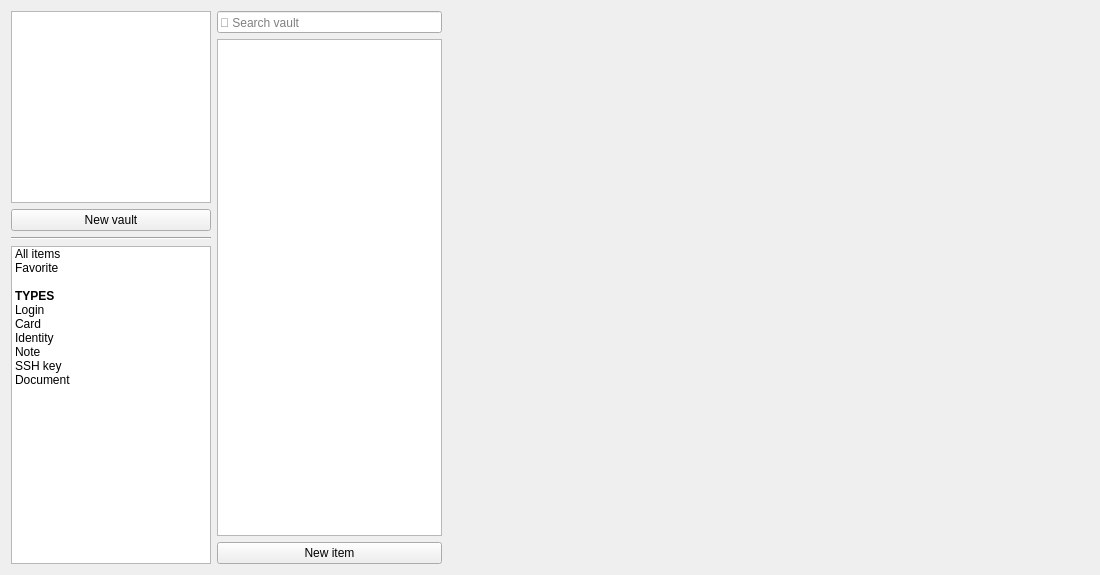
<?xml version="1.0" encoding="UTF-8"?>
<ui version="4.0">
 <class>MainVaultPageClass</class>
 <widget class="QMainWindow" name="MainVaultPageClass">
  <property name="geometry">
   <rect>
    <x>0</x>
    <y>0</y>
    <width>1100</width>
    <height>575</height>
   </rect>
  </property>
  <property name="windowTitle">
   <string>TruePass</string>
  </property>
  <property name="windowIcon">
   <iconset resource="../../../resource.qrc">
    <normaloff>:/img/img/Icon.ico</normaloff>:/img/img/Icon.ico</iconset>
  </property>
  <widget class="QWidget" name="centralWidget">
   <layout class="QHBoxLayout" name="horizontalLayout_5">
    <item>
     <layout class="QHBoxLayout" name="horizontalLayout_2">
      <item>
       <layout class="QVBoxLayout" name="vaultVerticalLayout" stretch="0,2,3,4">
        <property name="sizeConstraint">
         <enum>QLayout::SizeConstraint::SetDefaultConstraint</enum>
        </property>
        <item>
         <widget class="QListView" name="vaultListView">
          <property name="maximumSize">
           <size>
            <width>200</width>
            <height>16777215</height>
           </size>
          </property>
         </widget>
        </item>
        <item>
         <widget class="QPushButton" name="newVaultButton">
          <property name="sizePolicy">
           <sizepolicy hsizetype="Minimum" vsizetype="Fixed">
            <horstretch>0</horstretch>
            <verstretch>0</verstretch>
           </sizepolicy>
          </property>
          <property name="maximumSize">
           <size>
            <width>200</width>
            <height>16777215</height>
           </size>
          </property>
          <property name="text">
           <string>New vault</string>
          </property>
         </widget>
        </item>
        <item>
         <widget class="Line" name="line_2">
          <property name="maximumSize">
           <size>
            <width>200</width>
            <height>16777215</height>
           </size>
          </property>
          <property name="orientation">
           <enum>Qt::Orientation::Horizontal</enum>
          </property>
         </widget>
        </item>
        <item>
         <widget class="QListWidget" name="categoryList_2">
          <property name="enabled">
           <bool>true</bool>
          </property>
          <property name="sizePolicy">
           <sizepolicy hsizetype="Expanding" vsizetype="Expanding">
            <horstretch>0</horstretch>
            <verstretch>0</verstretch>
           </sizepolicy>
          </property>
          <property name="maximumSize">
           <size>
            <width>200</width>
            <height>16777215</height>
           </size>
          </property>
          <property name="styleSheet">
           <string notr="true">QListWidget::item {
    background: White;
}

QListWidget::item:hover {
    background: None;
}

QListWidget::item {
    background: white;
}

QListWidget::item:selected {
    background: none;  /* Custom background color for selected item */
}

QListWidget::item::icon {  
	color: black;
 }


</string>
          </property>
          <property name="currentRow">
           <number>-1</number>
          </property>
          <item>
           <property name="text">
            <string>All items</string>
           </property>
           <property name="font">
            <font>
             <kerning>true</kerning>
            </font>
           </property>
           <property name="icon">
            <iconset resource="../../../resource.qrc">
             <normaloff>:/icons/icons/filter.svg</normaloff>:/icons/icons/filter.svg</iconset>
           </property>
          </item>
          <item>
           <property name="text">
            <string>Favorite</string>
           </property>
           <property name="icon">
            <iconset resource="../../../resource.qrc">
             <normaloff>:/icons/icons/star.svg</normaloff>:/icons/icons/star.svg</iconset>
           </property>
          </item>
          <item>
           <property name="text">
            <string/>
           </property>
           <property name="foreground">
            <brush brushstyle="NoBrush">
             <color alpha="255">
              <red>255</red>
              <green>0</green>
              <blue>0</blue>
             </color>
            </brush>
           </property>
           <property name="flags">
            <set>NoItemFlags</set>
           </property>
          </item>
          <item>
           <property name="text">
            <string>TYPES</string>
           </property>
           <property name="whatsThis">
            <string/>
           </property>
           <property name="font">
            <font>
             <bold>true</bold>
             <underline>false</underline>
            </font>
           </property>
           <property name="flags">
            <set>ItemIsDragEnabled|ItemIsUserCheckable</set>
           </property>
          </item>
          <item>
           <property name="text">
            <string>Login</string>
           </property>
           <property name="icon">
            <iconset resource="../../../resource.qrc">
             <normaloff>:/icons/icons/login.svg</normaloff>:/icons/icons/login.svg</iconset>
           </property>
          </item>
          <item>
           <property name="text">
            <string>Card</string>
           </property>
           <property name="icon">
            <iconset resource="../../../resource.qrc">
             <normaloff>:/icons/icons/card.svg</normaloff>:/icons/icons/card.svg</iconset>
           </property>
          </item>
          <item>
           <property name="text">
            <string>Identity</string>
           </property>
           <property name="icon">
            <iconset resource="../../../resource.qrc">
             <normaloff>:/icons/icons/idcard.svg</normaloff>:/icons/icons/idcard.svg</iconset>
           </property>
          </item>
          <item>
           <property name="text">
            <string>Note</string>
           </property>
           <property name="icon">
            <iconset resource="../../../resource.qrc">
             <normaloff>:/icons/icons/note.svg</normaloff>:/icons/icons/note.svg</iconset>
           </property>
          </item>
          <item>
           <property name="text">
            <string>SSH key</string>
           </property>
           <property name="icon">
            <iconset resource="../../../resource.qrc">
             <normaloff>:/icons/icons/key.svg</normaloff>:/icons/icons/key.svg</iconset>
           </property>
          </item>
          <item>
           <property name="text">
            <string>Document</string>
           </property>
           <property name="icon">
            <iconset resource="../../../resource.qrc">
             <normaloff>:/icons/icons/file.svg</normaloff>:/icons/icons/file.svg</iconset>
           </property>
          </item>
         </widget>
        </item>
       </layout>
      </item>
      <item>
       <layout class="QVBoxLayout" name="itemsVerticalLayout">
        <item>
         <widget class="QLineEdit" name="searchInput">
          <property name="maximumSize">
           <size>
            <width>225</width>
            <height>16777215</height>
           </size>
          </property>
          <property name="inputMask">
           <string/>
          </property>
          <property name="text">
           <string/>
          </property>
          <property name="frame">
           <bool>true</bool>
          </property>
          <property name="placeholderText">
           <string>🔎︎ Search vault</string>
          </property>
         </widget>
        </item>
        <item>
         <widget class="QListView" name="itemsListView">
          <property name="maximumSize">
           <size>
            <width>225</width>
            <height>16777215</height>
           </size>
          </property>
         </widget>
        </item>
        <item>
         <widget class="QPushButton" name="newItemButton">
          <property name="maximumSize">
           <size>
            <width>225</width>
            <height>16777215</height>
           </size>
          </property>
          <property name="text">
           <string>New item</string>
          </property>
         </widget>
        </item>
       </layout>
      </item>
      <item>
       <layout class="QVBoxLayout" name="infoVerticalLayout" stretch="0">
        <item>
         <widget class="ItemInfoWidget" name="itemWidget" native="true">
          <property name="sizePolicy">
           <sizepolicy hsizetype="Expanding" vsizetype="Preferred">
            <horstretch>0</horstretch>
            <verstretch>0</verstretch>
           </sizepolicy>
          </property>
         </widget>
        </item>
       </layout>
      </item>
     </layout>
    </item>
   </layout>
  </widget>
  <widget class="QMenuBar" name="menuBar">
   <property name="geometry">
    <rect>
     <x>0</x>
     <y>0</y>
     <width>1100</width>
     <height>21</height>
    </rect>
   </property>
  </widget>
 </widget>
 <layoutdefault spacing="6" margin="11"/>
 <customwidgets>
  <customwidget>
   <class>ItemInfoWidget</class>
   <extends>QWidget</extends>
   <header>../ItemInfoWidget/ItemInfoWidget.h</header>
   <container>1</container>
  </customwidget>
 </customwidgets>
 <resources>
  <include location="../../../resource.qrc"/>
 </resources>
 <connections/>
</ui>
